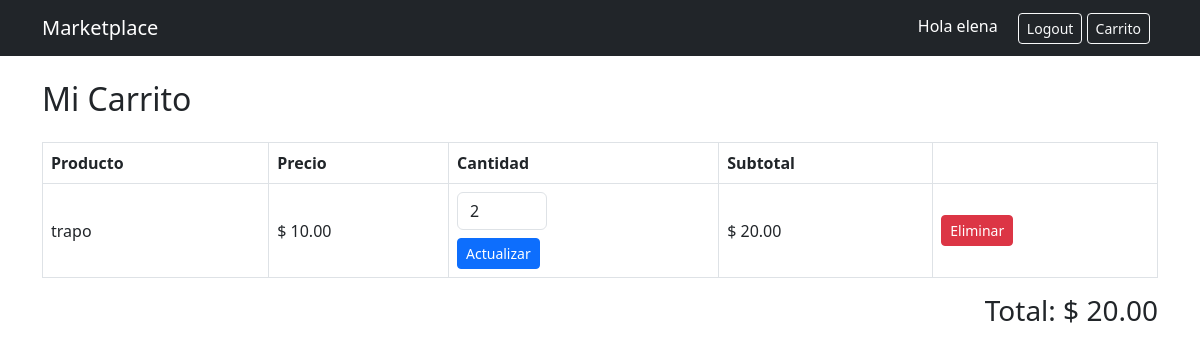
Page /cart/ (signed in) on the earlier database version.
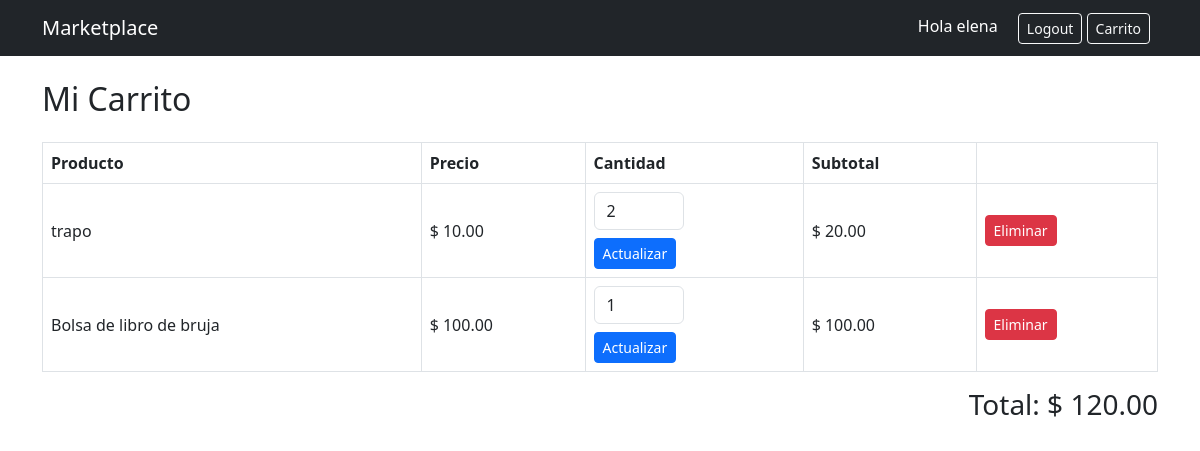
Same page on the later database version.
### store/models.py (models this page shows, shortened)
class CartItem(models.Model):
    id = models.UUIDField(primary_key=True, default=uuid.uuid4, editable=False)
    cart = models.ForeignKey(Cart, on_delete=models.CASCADE)
    product = models.ForeignKey(Product, on_delete=models.CASCADE)
    quantity = models.PositiveIntegerField(default=1)
    class Meta:
        unique_together = ('cart', 'product')
    @property
    def subtotal(self):
          return self.product.price * self.quantity

class Product(models.Model):
    id = models.UUIDField(primary_key=True, default=uuid.uuid4, editable=False)
    name = models.CharField(max_length=150)
    description = models.TextField()
    price = models.DecimalField(max_digits=10, decimal_places=2)
    stock = models.PositiveIntegerField(default=0)
    owner = models.ForeignKey(
        User,
        on_delete=models.CASCADE,
        related_name='products'
    )  # 1:N
    categories = models.ManyToManyField(
        Category,
        related_name='products'
    )  # N:M
    created_at = models.DateTimeField(auto_now_add=True)

class Cart(models.Model):
    id = models.UUIDField(primary_key=True, default=uuid.uuid4, editable=False)
    user = models.ForeignKey(
        User,
        on_delete=models.CASCADE,
        related_name='carts'
    )  # 1:N
    products = models.ManyToManyField(
        Product,
        through='CartItem',
        related_name='carts'
    )
    created_at = models.DateTimeField(auto_now_add=True)
    @property
    def total(self):
        return sum(item.subtotal for item in self.cartitem_set.all())

### store/views.py (the view)
# urls.py: path('cart/', views.cart_detail, name='cart_detail'),
@login_required
def cart_detail(request):
    cart, created = Cart.objects.get_or_create(
        user=request.user
    )
    return render(request, 'store/cart_detail.html', {
        'cart': cart
    })

### store/templates/store/cart_detail.html (shortened to what this page needs)
{% extends 'store/base.html' %}
{% block content %}
<h2 class="mb-4">Mi Carrito</h2>
{% if cart.cartitem_set.all %}
<table class="table table-bordered align-middle">
    <thead>
        <tr>
            <th>Producto</th>
            <th>Precio</th>
            <th>Cantidad</th>
            <th>Subtotal</th>
            <th></th>
        </tr>
    </thead>
    <tbody>
    {% for item in cart.cartitem_set.all %}
        <tr>
            <td>{{ item.product.name }}</td>
            <td>$ {{ item.product.price }}</td>
            <td>
                <form method="POST"
                      action="{% url 'update_cart_item' item.id %}">
                    <input type="number"
                           name="quantity"
                           value="{{ item.quantity }}"
                           min="1"
                           class="form-control"
                           style="width:90px;">
                    <button class="btn btn-sm btn-primary mt-2">
                        Actualizar
                    </button>
                </form>
            </td>
            <td>
                $ {{ item.subtotal }}
            </td>
            <td>
                <a href="{% url 'remove_from_cart' item.id %}"
                   class="btn btn-danger btn-sm">
                    Eliminar
                </a>
            </td>
        </tr>
    {% endfor %}
    </tbody>
</table>
<div class="text-end">
    <h3>Total: $ {{ cart.total }}</h3>
</div>
{% else %}
<div class="alert alert-info">
    Tu carrito está vacío
</div>
{% endif %}
{% endblock %}

Differences in the rows shown:
added CartItem: product.name "Bolsa de libro de bruja", product.price "100.00", quantity "1", subtotal "100.00"
computed for Cart: total "20.00" → "120.00"
